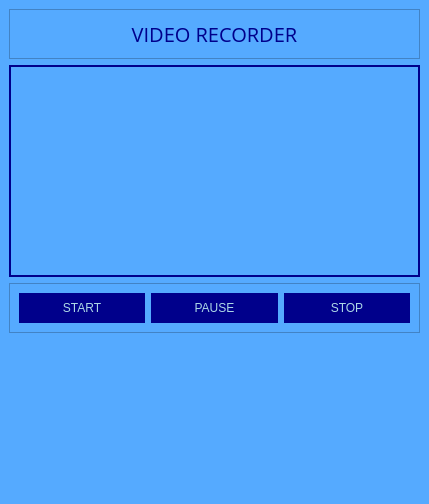
<?xml version="1.0" encoding="UTF-8"?>
<ui version="4.0">
 <class>MainWindow</class>
 <widget class="QMainWindow" name="MainWindow">
  <property name="geometry">
   <rect>
    <x>0</x>
    <y>0</y>
    <width>429</width>
    <height>504</height>
   </rect>
  </property>
  <property name="windowTitle">
   <string>MainWindow</string>
  </property>
  <property name="styleSheet">
   <string notr="true">background-color:rgb(85, 170, 255)</string>
  </property>
  <widget class="QWidget" name="centralwidget">
   <layout class="QVBoxLayout" name="verticalLayout">
    <item>
     <widget class="QFrame" name="frame">
      <property name="minimumSize">
       <size>
        <width>0</width>
        <height>0</height>
       </size>
      </property>
      <property name="maximumSize">
       <size>
        <width>16777215</width>
        <height>50</height>
       </size>
      </property>
      <property name="styleSheet">
       <string notr="true">text-align:center;

color:darkblue;
</string>
      </property>
      <property name="frameShape">
       <enum>QFrame::StyledPanel</enum>
      </property>
      <property name="frameShadow">
       <enum>QFrame::Raised</enum>
      </property>
      <layout class="QHBoxLayout" name="horizontalLayout_2">
       <item>
        <widget class="QLabel" name="label">
         <property name="font">
          <font>
           <family>Open Sans</family>
           <pointsize>15</pointsize>
          </font>
         </property>
         <property name="styleSheet">
          <string notr="true">coloe:darkblue;</string>
         </property>
         <property name="text">
          <string>VIDEO RECORDER</string>
         </property>
         <property name="alignment">
          <set>Qt::AlignCenter</set>
         </property>
        </widget>
       </item>
      </layout>
     </widget>
    </item>
    <item>
     <widget class="QFrame" name="frame_2">
      <property name="maximumSize">
       <size>
        <width>16777215</width>
        <height>500</height>
       </size>
      </property>
      <property name="styleSheet">
       <string notr="true">border:2px solid darkblue;</string>
      </property>
      <property name="frameShape">
       <enum>QFrame::StyledPanel</enum>
      </property>
      <property name="frameShadow">
       <enum>QFrame::Raised</enum>
      </property>
     </widget>
    </item>
    <item alignment="Qt::AlignTop">
     <widget class="QFrame" name="frame_3">
      <property name="maximumSize">
       <size>
        <width>16777215</width>
        <height>150</height>
       </size>
      </property>
      <property name="frameShape">
       <enum>QFrame::StyledPanel</enum>
      </property>
      <property name="frameShadow">
       <enum>QFrame::Raised</enum>
      </property>
      <layout class="QHBoxLayout" name="horizontalLayout">
       <item>
        <widget class="QPushButton" name="pushButton_3">
         <property name="styleSheet">
          <string notr="true">border:none;

background-color:darkblue;

color: lightblue;

height:30px;</string>
         </property>
         <property name="text">
          <string>START</string>
         </property>
        </widget>
       </item>
       <item>
        <widget class="QPushButton" name="pushButton_4">
         <property name="styleSheet">
          <string notr="true">border:none;

background-color:darkblue;

color: lightblue;

height:30px;</string>
         </property>
         <property name="text">
          <string>PAUSE</string>
         </property>
        </widget>
       </item>
       <item>
        <widget class="QPushButton" name="pushButton_5">
         <property name="styleSheet">
          <string notr="true">border:none;

background-color:darkblue;

color: lightblue;

height:30px;</string>
         </property>
         <property name="text">
          <string>STOP</string>
         </property>
        </widget>
       </item>
      </layout>
     </widget>
    </item>
   </layout>
  </widget>
 </widget>
 <resources/>
 <connections/>
</ui>
